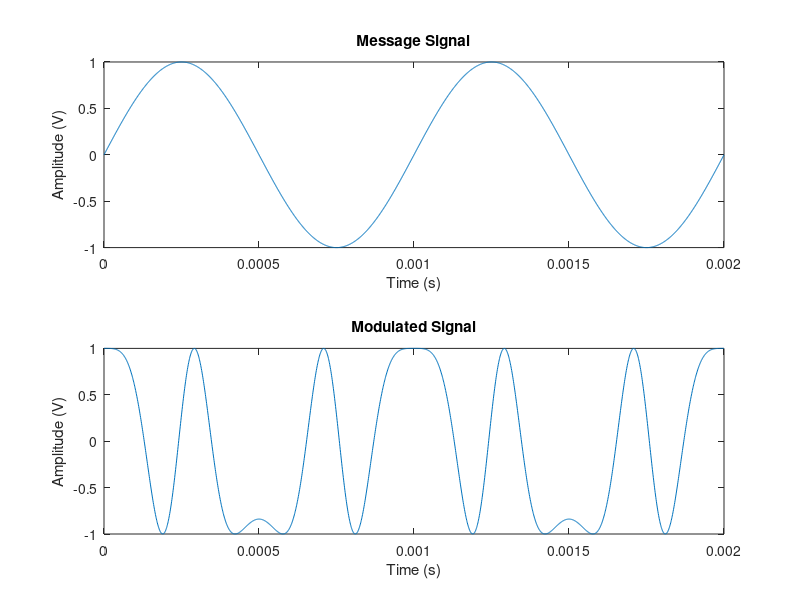

Write MATLAB code to recreate this figure.
fm = 1000;
fc = 10 * 10 ^ 6;
am = 1;
ac = 1;
kf = 2 * pi * 5000;
t = 0:0.000001:2 / fm;

m = am * sin(2 * pi * fm * t);
phi = ac * cos(2 * pi * fc * t + kf * am * (1 - cos(2 * pi * fm * t)) / (2 * pi * fm));
subplot(2, 1, 1);
plot(t, m);
title('Message Signal');
xlabel('Time (s)')
ylabel('Amplitude (V)');
subplot(2, 1, 2);
plot(t, phi);
title('Modulated Signal');
xlabel('Time (s)')
ylabel('Amplitude (V)');